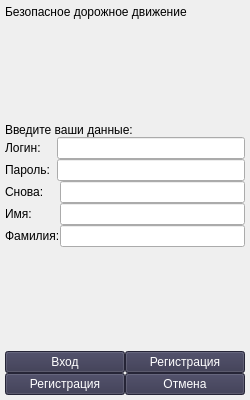
<?xml version="1.0" encoding="UTF-8"?>
<ui version="4.0">
 <class>into</class>
 <widget class="QWidget" name="into">
  <property name="geometry">
   <rect>
    <x>0</x>
    <y>0</y>
    <width>250</width>
    <height>400</height>
   </rect>
  </property>
  <property name="minimumSize">
   <size>
    <width>250</width>
    <height>400</height>
   </size>
  </property>
  <property name="maximumSize">
   <size>
    <width>250</width>
    <height>400</height>
   </size>
  </property>
  <property name="windowTitle">
   <string>Вход/Регистрация</string>
  </property>
  <layout class="QVBoxLayout" name="verticalLayout">
   <property name="spacing">
    <number>0</number>
   </property>
   <property name="leftMargin">
    <number>5</number>
   </property>
   <property name="topMargin">
    <number>5</number>
   </property>
   <property name="rightMargin">
    <number>5</number>
   </property>
   <property name="bottomMargin">
    <number>5</number>
   </property>
   <item>
    <widget class="QLabel" name="label_5">
     <property name="text">
      <string>Безопасное дорожное движение</string>
     </property>
    </widget>
   </item>
   <item>
    <spacer name="verticalSpacer_2">
     <property name="orientation">
      <enum>Qt::Vertical</enum>
     </property>
     <property name="sizeHint" stdset="0">
      <size>
       <width>20</width>
       <height>101</height>
      </size>
     </property>
    </spacer>
   </item>
   <item>
    <widget class="QLabel" name="status">
     <property name="text">
      <string>Введите ваши данные:</string>
     </property>
    </widget>
   </item>
   <item>
    <layout class="QGridLayout" name="gridLayout">
     <property name="leftMargin">
      <number>0</number>
     </property>
     <property name="topMargin">
      <number>0</number>
     </property>
     <property name="rightMargin">
      <number>0</number>
     </property>
     <property name="bottomMargin">
      <number>0</number>
     </property>
     <property name="horizontalSpacing">
      <number>7</number>
     </property>
     <property name="verticalSpacing">
      <number>0</number>
     </property>
     <item row="1" column="0">
      <widget class="QLabel" name="label_3">
       <property name="sizePolicy">
        <sizepolicy hsizetype="Fixed" vsizetype="Fixed">
         <horstretch>0</horstretch>
         <verstretch>0</verstretch>
        </sizepolicy>
       </property>
       <property name="text">
        <string>Пароль:</string>
       </property>
      </widget>
     </item>
     <item row="0" column="0">
      <widget class="QLabel" name="label_2">
       <property name="sizePolicy">
        <sizepolicy hsizetype="Fixed" vsizetype="Fixed">
         <horstretch>0</horstretch>
         <verstretch>0</verstretch>
        </sizepolicy>
       </property>
       <property name="text">
        <string>Логин:</string>
       </property>
      </widget>
     </item>
     <item row="0" column="1">
      <widget class="QLineEdit" name="login">
       <property name="maxLength">
        <number>50</number>
       </property>
      </widget>
     </item>
     <item row="1" column="1">
      <widget class="QLineEdit" name="password">
       <property name="maxLength">
        <number>128</number>
       </property>
       <property name="echoMode">
        <enum>QLineEdit::Password</enum>
       </property>
      </widget>
     </item>
    </layout>
   </item>
   <item>
    <widget class="QFrame" name="reg_input_f">
     <property name="frameShape">
      <enum>QFrame::NoFrame</enum>
     </property>
     <property name="frameShadow">
      <enum>QFrame::Raised</enum>
     </property>
     <layout class="QGridLayout" name="gridLayout_2">
      <property name="leftMargin">
       <number>0</number>
      </property>
      <property name="topMargin">
       <number>0</number>
      </property>
      <property name="rightMargin">
       <number>0</number>
      </property>
      <property name="bottomMargin">
       <number>0</number>
      </property>
      <property name="spacing">
       <number>0</number>
      </property>
      <item row="0" column="0">
       <widget class="QLabel" name="label">
        <property name="text">
         <string>Снова:</string>
        </property>
       </widget>
      </item>
      <item row="1" column="0">
       <widget class="QLabel" name="label_6">
        <property name="text">
         <string>Имя:</string>
        </property>
       </widget>
      </item>
      <item row="2" column="0">
       <widget class="QLabel" name="label_7">
        <property name="text">
         <string>Фамилия:</string>
        </property>
       </widget>
      </item>
      <item row="0" column="1">
       <widget class="QLineEdit" name="password_again">
        <property name="maxLength">
         <number>128</number>
        </property>
        <property name="echoMode">
         <enum>QLineEdit::Password</enum>
        </property>
       </widget>
      </item>
      <item row="1" column="1">
       <widget class="QLineEdit" name="name_first">
        <property name="maxLength">
         <number>50</number>
        </property>
       </widget>
      </item>
      <item row="2" column="1">
       <widget class="QLineEdit" name="name_second">
        <property name="maxLength">
         <number>50</number>
        </property>
       </widget>
      </item>
     </layout>
    </widget>
   </item>
   <item>
    <spacer name="verticalSpacer">
     <property name="orientation">
      <enum>Qt::Vertical</enum>
     </property>
     <property name="sizeHint" stdset="0">
      <size>
       <width>20</width>
       <height>101</height>
      </size>
     </property>
    </spacer>
   </item>
   <item>
    <widget class="QFrame" name="log_buttons_f">
     <property name="frameShape">
      <enum>QFrame::NoFrame</enum>
     </property>
     <property name="frameShadow">
      <enum>QFrame::Raised</enum>
     </property>
     <layout class="QHBoxLayout" name="horizontalLayout">
      <property name="spacing">
       <number>0</number>
      </property>
      <property name="leftMargin">
       <number>0</number>
      </property>
      <property name="topMargin">
       <number>0</number>
      </property>
      <property name="rightMargin">
       <number>0</number>
      </property>
      <property name="bottomMargin">
       <number>0</number>
      </property>
      <item>
       <widget class="QPushButton" name="log_b">
        <property name="styleSheet">
         <string notr="true">background-color: rgb(53, 52, 77);
color: rgb(255, 255, 255);</string>
        </property>
        <property name="text">
         <string>Вход</string>
        </property>
       </widget>
      </item>
      <item>
       <widget class="QPushButton" name="reg_open_b">
        <property name="styleSheet">
         <string notr="true">background-color: rgb(53, 52, 77);
color: rgb(255, 255, 255);</string>
        </property>
        <property name="text">
         <string>Регистрация</string>
        </property>
       </widget>
      </item>
     </layout>
    </widget>
   </item>
   <item>
    <widget class="QFrame" name="reg_buttons_f">
     <property name="frameShape">
      <enum>QFrame::NoFrame</enum>
     </property>
     <property name="frameShadow">
      <enum>QFrame::Raised</enum>
     </property>
     <layout class="QHBoxLayout" name="horizontalLayout_2">
      <property name="spacing">
       <number>0</number>
      </property>
      <property name="leftMargin">
       <number>0</number>
      </property>
      <property name="topMargin">
       <number>0</number>
      </property>
      <property name="rightMargin">
       <number>0</number>
      </property>
      <property name="bottomMargin">
       <number>0</number>
      </property>
      <item>
       <widget class="QPushButton" name="reg_b">
        <property name="styleSheet">
         <string notr="true">background-color: rgb(53, 52, 77);
color: rgb(255, 255, 255);</string>
        </property>
        <property name="text">
         <string>Регистрация</string>
        </property>
       </widget>
      </item>
      <item>
       <widget class="QPushButton" name="reg_close">
        <property name="styleSheet">
         <string notr="true">background-color: rgb(53, 52, 77);
color: rgb(255, 255, 255);</string>
        </property>
        <property name="text">
         <string>Отмена</string>
        </property>
       </widget>
      </item>
     </layout>
    </widget>
   </item>
  </layout>
 </widget>
 <resources/>
 <connections>
  <connection>
   <sender>reg_open_b</sender>
   <signal>clicked()</signal>
   <receiver>reg_input_f</receiver>
   <slot>show()</slot>
   <hints>
    <hint type="sourcelabel">
     <x>161</x>
     <y>352</y>
    </hint>
    <hint type="destinationlabel">
     <x>84</x>
     <y>239</y>
    </hint>
   </hints>
  </connection>
  <connection>
   <sender>reg_open_b</sender>
   <signal>clicked()</signal>
   <receiver>login</receiver>
   <slot>clear()</slot>
   <hints>
    <hint type="sourcelabel">
     <x>190</x>
     <y>353</y>
    </hint>
    <hint type="destinationlabel">
     <x>220</x>
     <y>153</y>
    </hint>
   </hints>
  </connection>
  <connection>
   <sender>reg_open_b</sender>
   <signal>clicked()</signal>
   <receiver>password</receiver>
   <slot>clear()</slot>
   <hints>
    <hint type="sourcelabel">
     <x>207</x>
     <y>353</y>
    </hint>
    <hint type="destinationlabel">
     <x>204</x>
     <y>173</y>
    </hint>
   </hints>
  </connection>
  <connection>
   <sender>reg_open_b</sender>
   <signal>clicked()</signal>
   <receiver>reg_buttons_f</receiver>
   <slot>show()</slot>
   <hints>
    <hint type="sourcelabel">
     <x>182</x>
     <y>356</y>
    </hint>
    <hint type="destinationlabel">
     <x>124</x>
     <y>379</y>
    </hint>
   </hints>
  </connection>
  <connection>
   <sender>reg_open_b</sender>
   <signal>clicked()</signal>
   <receiver>log_buttons_f</receiver>
   <slot>hide()</slot>
   <hints>
    <hint type="sourcelabel">
     <x>182</x>
     <y>356</y>
    </hint>
    <hint type="destinationlabel">
     <x>124</x>
     <y>356</y>
    </hint>
   </hints>
  </connection>
 </connections>
</ui>
